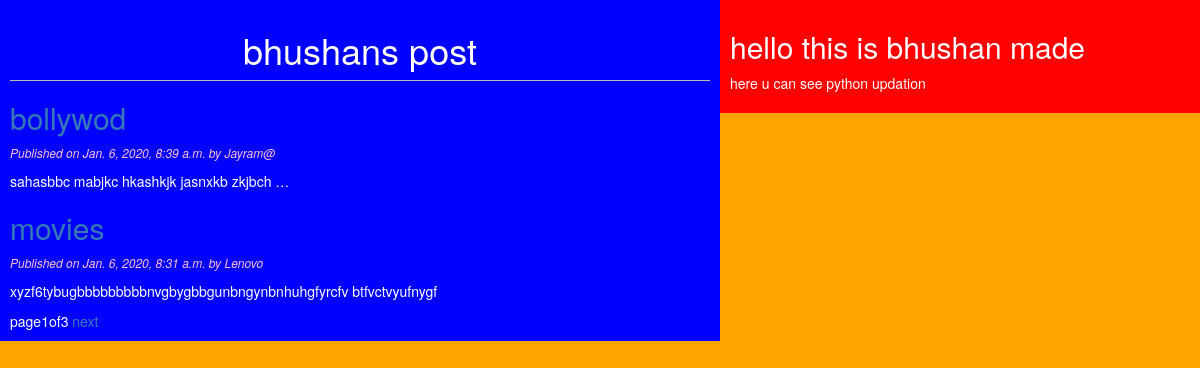
/home/, run on the app's committed database.
### app1/models.py (models this page shows, shortened)
class Post(models.Model):
    STATUS_CHOICES=(('draft','draft'),('published','Published'))
    title=models.CharField(max_length=64)
    slug=models.SlugField(max_length=64,unique_for_date="publish")
    author = models.OneToOneField(User, on_delete=models.CASCADE)
    body=models.TextField()
    publish=models.DateTimeField(default=timezone.now)
    created=models.DateTimeField(auto_now=True)
    updated=models.DateTimeField(auto_now=True)
    status=models.CharField(max_length=10,choices=STATUS_CHOICES,default="draft")
    class Meta:
        ordering=("-publish",)
    def get_absolute_url(self):
            return f'/post/{self.slug}/'

### app1/views.py (the view)
# urls.py: path('home/', views.list_post_view),
def list_post_view(request):
    post_list=Post.objects.all()
    paginator=Paginator(post_list,2)
    page_number=request.GET.get("page")
    try:
        post_list=paginator.page(page_number)
    except PageNotAnInteger:
        post_list=paginator.page(1)
    except EmptyPage:
        post_list=paginator.page(paginator.num_pages)
    return render(request,"app1/post_list.html",{'posts':post_list})

### templates/app1/post_list.html (shortened to what this page needs)
<!DOCTYPE html>
{%extends "app1/one.html"%}
  {%block content%}
      <h1>  bhushans post</h1>
      {%for post in posts%}
  <h2> <a href="{{post.get_absolute_url}}">  {{post.title}}</a>   </h2>
  <p id="date">Published on {{post.publish}} by {{post.author|title}}</p>
  {{post.body|truncatewords:5|linebreaks}}
      {%endfor%}
   {%include "app1/pagination.html" with page=posts%}
  {%endblock%}

### templates/app1/one.html (shortened to what this page needs)
<!DOCTYPE html>
{%load staticfiles%}
<html lang="en" dir="ltr">
  <head>
    <link rel="stylesheet" href="https://maxcdn.bootstrapcdn.com/bootstrap/3.3.7/css/bootstrap.min.css">
    <link rel="stylesheet" href="{%static "css/blog.css"%}">
  </head>
  <body>
    <div class="content">
      {% block content %}{% endblock %}
    </div>
    <div class="sidebar">
      <h2>hello this is bhushan made</h2>
      <p>here u can see python updation</p>
    </div>
  </body>
</html>

### templates/app1/pagination.html (shortened to what this page needs)
<div class="paginator">
  <span class="current">
    page{{page.number}}of{{page.paginator.num_pages}}
  </span>
  <span>
  {%if page.has_next%}
  <a href="?page={{page.next_page_number}}">next</a>
  {%endif%}
  </span>
</div>

### static/css/blog.css (style rules this page uses)
.content { float: left; width: 60%; padding: 10px; background: blue; }
.sidebar { float: right; width: 40%; padding: 10px; background: red; }
h1 { text-align: center; border-bottom: 1px solid #bbb; padding: 0 0 10px 0; }
h2 { color: white; }
#date { color: pink; font-size: 12px; font-style:italic; }
body { background-color: orange; color: white; }

### data on the page
Post: title "bollywod", publish "Jan. 6, 2020, 8:39 a.m.", author "Jayram@", body "sahasbbc mabjkc hkashkjk jasnxkb zkjbch …"
Post: title "movies", publish "Jan. 6, 2020, 8:31 a.m.", author "Lenovo", body "xyzf6tybugbbbbbbbbbnvgbygbbgunbngynbnhuhgfyrcfv btfvctvyufnygf"

### other printed values
{{ page.number }} "1"
{{ page.paginator.num_pages }} "3"
